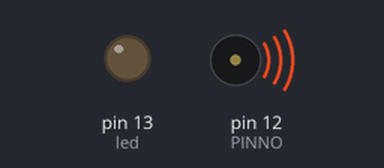
The sketch below on a simulated Arduino Uno, built with avr-gcc and run on an emulated ATmega328P. On the bench: output pins drawn as LEDs (lit = HIGH), buzzer (waves = sounding). Sleep ends after the set time or at an interrupt.

Above: at 0.1 s.
At 5.0 s:
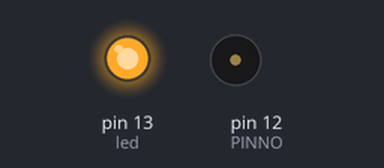
At 5.5 s:
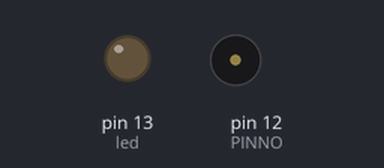
Timing chart, 0 to 7.0 s (numbered marks = the images above):
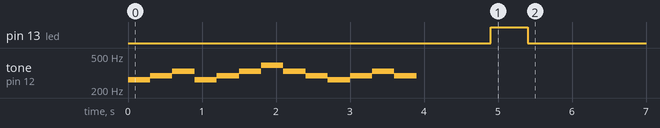

The sketch:

Automated_watering_system_code.ino
```cpp
/**automatated watering program **/

#include <avr/sleep.h>
#include <avr/wdt.h>
#define BEAT 300   // define time for the tone.
#define PINNO 12

int led = 13;

void setup() { // setup code to run once:
  pinMode(led, OUTPUT);
}


void loop() { //  main code here, to run repeatedly:

  tone(PINNO,262,BEAT) ;  // C(do)
  delay(BEAT) ;
  tone(PINNO,294,BEAT) ;  // D(re)
  delay(BEAT) ;
  tone(PINNO,330,BEAT) ;  // E(mi)
  delay(BEAT) ;
  tone(PINNO,262,BEAT) ;  // C (do)
  delay(BEAT) ;
  tone(PINNO,294,BEAT) ;  // D(re)
  delay(BEAT) ;
  tone(PINNO,330,BEAT) ;  // E(mi)
  delay(BEAT) ;
  tone(PINNO,392,BEAT) ;  // G(so)
  delay(BEAT) ;
  tone(PINNO,330,BEAT) ;  // E(mi)
  delay(BEAT) ;
  tone(PINNO,294,BEAT) ;  // D(re)
  delay(BEAT) ;
  tone(PINNO,262,BEAT) ;  // C(do)
  delay(BEAT) ;
  tone(PINNO,294,BEAT) ;  // D(re)
  delay(BEAT) ;
  tone(PINNO,330,BEAT) ;  // E(mi)
  delay(BEAT) ;
  tone(PINNO,294,BEAT) ;  // D(re)
  delay(BEAT) ;
  delay(1000) ;           // Wait for 1 second
  digitalWrite(led,HIGH); //Make No. 11pin output HIGH = 5V
  delay(500); // Watering time
  digitalWrite(led,LOW); //Make No.11 pin output LOW = 0V

  //Shutdown program to save battery using by watchdogtimer 24h standby mode


  int var = 0;
  while(var < 10800){
    delayWDT(9);     // 9seconds of shutdown
    var++;           // 10800times repeat ＝24h
  }
}

void delayWDT(unsigned long t) {        // delay excute while using powerdown mode
  delayWDT_setup(t);                    // watchdog timer setting
  ADCSRA &= ~(1 << ADEN);               // ADEN bit clear and stop ADC
  set_sleep_mode(SLEEP_MODE_PWR_DOWN);  // Powerdow mode
  sleep_enable();

  sleep_mode();                         // sleep mode

  sleep_disable();                      // WatchDog Timer times up and start working agian
  ADCSRA |= (1 << ADEN);                // turn on the ADC
}

void delayWDT_setup(unsigned int ii) {  // setting uup timer
  // 0=16ms, 1=32ms, 2=64ms, 3=128ms, 4=250ms, 5=500ms
  // 6=1sec, 7=2sec, 8=4sec, 9=8sec
  byte bb;
  if (ii > 9 ){                         // get rid of strage numbers
    ii = 9;
  }
  bb =ii & 7;
  if (ii > 7){
    bb |= (1 << 5);
  }
  bb |= ( 1 << WDCE );

  MCUSR &= ~(1 << WDRF);                // MCU Status Reg. Watchdog Reset Flag ->0
  // start timed sequence
  WDTCSR |= (1 << WDCE) | (1<<WDE);     // allow to edit watchdog（
  // set new watchdog timeout value
  WDTCSR = bb;                          //
  WDTCSR |= _BV(WDIE);
}

ISR(WDT_vect) {                         // the work after time up, WDT
  //  wdt_cycle++;
}
```

Measured:
- by itself, pin 13 (led): LOW → HIGH at 4.9 s, → LOW 0.50 s later
- by itself, tone on pin 12 (PINNO): plays 262 Hz for 0.30 s, 294 Hz for 0.30 s, 330 Hz for 0.30 s, 262 Hz for 0.30 s, 294 Hz for 0.30 s, 330 Hz for 0.30 s … (13 notes in this stretch)
